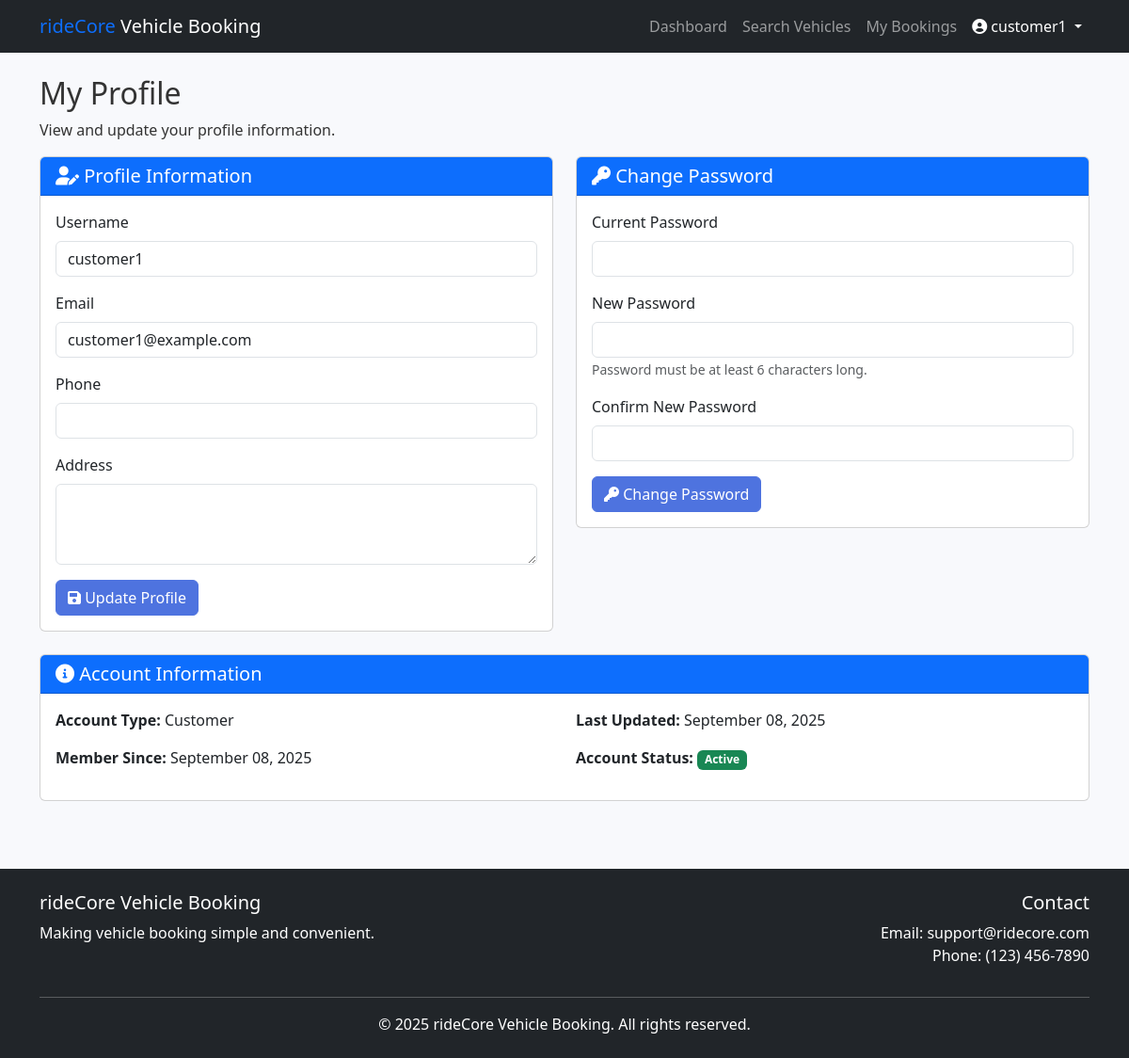
Page /customer/profile.php (signed in) on the committed database.
### tables this page shows
CREATE TABLE IF NOT EXISTS users (
    user_id INT AUTO_INCREMENT PRIMARY KEY,
    username VARCHAR(50) NOT NULL,
    email VARCHAR(100) NOT NULL UNIQUE,
    password VARCHAR(255) NOT NULL,
    user_type ENUM('customer', 'service_provider', 'admin') NOT NULL DEFAULT 'customer',
    reset_token VARCHAR(255) DEFAULT NULL,
    reset_token_expires DATETIME DEFAULT NULL,
    created_at TIMESTAMP DEFAULT CURRENT_TIMESTAMP,
    updated_at TIMESTAMP DEFAULT CURRENT_TIMESTAMP ON UPDATE CURRENT_TIMESTAMP
);

### models/User.php (called while the page is built, shortened)
<?php
class User {
    private $conn;
    private $table_name = "users";
public $user_id;
    public function __construct($db) {
        $this->conn = $db;
    }
    public function getById() {
        $query = "SELECT * FROM " . $this->table_name . " WHERE user_id = :user_id";
        $stmt = $this->conn->prepare($query);
        $stmt->bindParam(':user_id', $this->user_id);
        $stmt->execute();
        $row = $stmt->fetch(PDO::FETCH_ASSOC);
        if($row) {
            return $row;
        }
        return false;
    }
}
?>

### customer/profile.php (the view, shortened to what this page needs)
<?php
include_once '../models/User.php';
$database = new Database();
$db = $database->getConnection();
$user = new User($db);
$user->user_id = $_SESSION["user_id"];
$user_details = $user->getById();
$user_details['username'] = $user_details['username'] ?? $_SESSION["username"];
$user_details['email'] = $user_details['email'] ?? '';
$user_details['phone'] = $user_details['phone'] ?? '';
$user_details['address'] = $user_details['address'] ?? '';
$user_details['created_at'] = $user_details['created_at'] ?? date('Y-m-d H:i:s');
$user_details['updated_at'] = $user_details['updated_at'] ?? date('Y-m-d H:i:s');
?>
<!DOCTYPE html>
<html lang="en">
<head>
    <link href="https://cdn.jsdelivr.net/npm/bootstrap@5.3.0-alpha1/dist/css/bootstrap.min.css" rel="stylesheet">
    <link rel="stylesheet" href="https://cdnjs.cloudflare.com/ajax/libs/font-awesome/6.0.0-beta3/css/all.min.css">
    <link rel="stylesheet" href="../assets/css/style.css">
</head>
<body>
    <nav class="navbar navbar-expand-lg navbar-dark bg-dark">
        <div class="container">
            <a class="navbar-brand" href="../index.php">
                <span class="text-primary">rideCore</span> Vehicle Booking
            </a>
            <div class="collapse navbar-collapse" id="navbarNav">
                <ul class="navbar-nav ms-auto">
                    <li class="nav-item">
                        <a class="nav-link" href="dashboard.php">Dashboard</a>
                    </li>
                    <li class="nav-item">
                        <a class="nav-link" href="search.php">Search Vehicles</a>
                    </li>
                    <li class="nav-item">
                        <a class="nav-link" href="bookings.php">My Bookings</a>
                    </li>
                    <li class="nav-item dropdown">
                        <a class="nav-link dropdown-toggle active" href="#" id="navbarDropdown" role="button" data-bs-toggle="dropdown">
                            <i class="fas fa-user-circle"></i> <?php echo htmlspecialchars($_SESSION["username"]); ?>
                        </a>
                    </li>
                </ul>
            </div>
        </div>
    </nav>
    <div class="container mt-4">
        <div class="row">
            <div class="col-md-12">
                <h2>My Profile</h2>
                <p>View and update your profile information.</p>
            </div>
        </div>
        <div class="row">
            <div class="col-md-6 mb-4">
                <div class="card">
                    <div class="card-header bg-primary text-white">
                        <h5 class="card-title mb-0"><i class="fas fa-user-edit"></i> Profile Information</h5>
                    </div>
                    <div class="card-body">
                        <form action="<?php echo htmlspecialchars($_SERVER["PHP_SELF"]); ?>" method="post">
                            <div class="mb-3">
                                <label for="username" class="form-label">Username</label>
                                <input type="text" class="form-control" id="username" name="username" value="<?php echo htmlspecialchars($user_details['username']); ?>" required>
                            </div>
                            <div class="mb-3">
                                <label for="email" class="form-label">Email</label>
                                <input type="email" class="form-control" id="email" name="email" value="<?php echo htmlspecialchars($user_details['email']); ?>" required>
                            </div>
                            <div class="mb-3">
                                <label for="phone" class="form-label">Phone</label>
                                <input type="text" class="form-control" id="phone" name="phone" value="<?php echo htmlspecialchars($user_details['phone']); ?>">
                            </div>
                            <div class="mb-3">
                                <label for="address" class="form-label">Address</label>
                                <textarea class="form-control" id="address" name="address" rows="3"><?php echo htmlspecialchars($user_details['address']); ?></textarea>
                            </div>
                            <button type="submit" name="update_profile" class="btn btn-primary">
                                <i class="fas fa-save"></i> Update Profile
                            </button>
                        </form>
                    </div>
                </div>
            </div>
            <div class="col-md-6 mb-4">
                <div class="card">
                    <div class="card-header bg-primary text-white">
                        <h5 class="card-title mb-0"><i class="fas fa-key"></i> Change Password</h5>
                    </div>
                    <div class="card-body">
                        <form action="<?php echo htmlspecialchars($_SERVER["PHP_SELF"]); ?>" method="post">
                            <div class="mb-3">
                                <label for="current_password" class="form-label">Current Password</label>
                                <input type="password" class="form-control" id="current_password" name="current_password" required>
                            </div>
                            <div class="mb-3">
                                <label for="new_password" class="form-label">New Password</label>
                                <input type="password" class="form-control" id="new_password" name="new_password" required>
                                <small class="text-muted">Password must be at least 6 characters long.</small>
                            </div>
                            <div class="mb-3">
                                <label for="confirm_password" class="form-label">Confirm New Password</label>
                                <input type="password" class="form-control" id="confirm_password" name="confirm_password" required>
                            </div>
                            <button type="submit" name="change_password" class="btn btn-primary">
                                <i class="fas fa-key"></i> Change Password
                            </button>
                        </form>
                    </div>
                </div>
            </div>
            <div class="col-md-12 mb-4">
                <div class="card">
                    <div class="card-header bg-primary text-white">
                        <h5 class="card-title mb-0"><i class="fas fa-info-circle"></i> Account Information</h5>
                    </div>
                    <div class="card-body">
                        <div class="row">
                            <div class="col-md-6">
                                <p><strong>Account Type:</strong> Customer</p>
                                <p><strong>Member Since:</strong> <?php echo date('F d, Y', strtotime($user_details['created_at'])); ?></p>
                            </div>
                            <div class="col-md-6">
                                <p><strong>Last Updated:</strong> <?php echo date('F d, Y', strtotime($user_details['updated_at'])); ?></p>
                                <p><strong>Account Status:</strong> <span class="badge bg-success">Active</span></p>
                            </div>
                        </div>
                    </div>
                </div>
            </div>
        </div>
    </div>
    <footer class="bg-dark text-white py-4 mt-5">
        <div class="container">
            <div class="row">
                <div class="col-md-6">
                    <h5>rideCore Vehicle Booking</h5>
                    <p>Making vehicle booking simple and convenient.</p>
                </div>
                <div class="col-md-6 text-md-end">
                    <h5>Contact</h5>
                    <p>Email: support@ridecore.com<br>Phone: (123) 456-7890</p>
                </div>
            </div>
            <hr>
            <div class="text-center">
                <p class="mb-0">&copy; 2025 rideCore Vehicle Booking. All rights reserved.</p>
            </div>
        </div>
    </footer>
</body>
</html>

### assets/css/style.css (style rules this page uses)
:root { --primary-color: #4e73df; --secondary-color: #1cc88a; --dark-color: #1a1a2e; --light-color: #f8f9fc; --danger-color: #e74a3b; --warning-color: #f6c23e; }
body { font-family: 'Segoe UI', Tahoma, Geneva, Verdana, sans-serif; background-color: #f8f9fc; color: #333; }
.btn-primary { background-color: var(--primary-color); border-color: var(--primary-color); }

### rows in the picture
users: username "customer1", email "customer1@example.com", created_at "September 08, 2025", updated_at "September 08, 2025"

### other values in the picture
$_SESSION["username"] "customer1"
